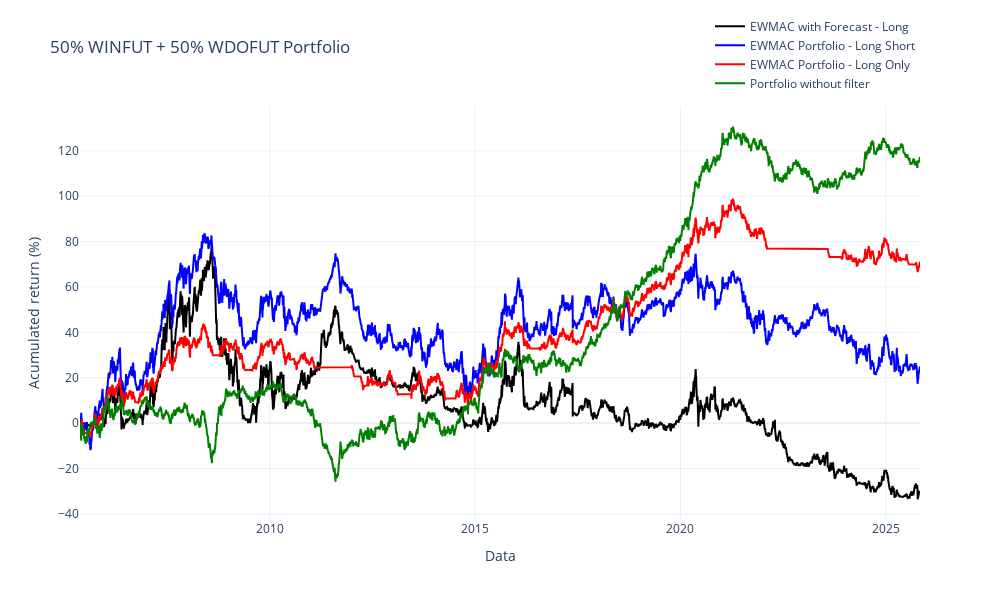

Write notebook code for a chart like this one.
### Code cell
# --- Plot retorno acumulado
fig = go.Figure()


fig.add_trace(
    go.Scatter(
        x=br_port_trend_forecast_return.index,
        y=br_port_trend_forecast_return.cumsum()*100,
        name="EWMAC with Forecast - Long",
        line=dict(color="black"),
    )
)


fig.add_trace(
    go.Scatter(
        x=br_port_filter_return.index,
        y=br_port_filter_return.cumsum()*100,
        name="EWMAC Portfolio - Long Short",
        line=dict(color="blue"),
    )
)

fig.add_trace(
    go.Scatter(
        x=br_port_longonly_return.index,
        y=br_port_longonly_return.cumsum()*100,
        name="EWMAC Portfolio - Long Only",
        line=dict(color="red"),
    )
)

fig.add_trace(
    go.Scatter(
        x=br_port_return.index,
        y=br_port_return.cumsum()*100,
        name="Portfolio without filter",
        line=dict(color="green"),
    )
)

fig.update_layout(
    title="50% WINFUT + 50% WDOFUT Portfolio",
    xaxis_title="Data",
    yaxis_title="Acumulated return (%)",
    template="plotly_white",
    showlegend=True,
    legend=dict(
        yanchor="bottom",
        y=1.02,
        xanchor="right",
        x=1),
    height=600,
    width=1000,
)

fig.show()

# --- Exibir estatísticas
print("Estatísticas de Desempenho")
print("Estatísticas Portfolio EWMAC com filtro de Trend Long Frequência Anual")
print(calculate_stats(br_port_trend_forecast_return,freq=YEAR))
print("================================")
print("Estatísticas Portfolio EWMAC Long and Short na Frequência Anual")
print(calculate_stats(br_port_filter_return, freq=YEAR))
print("================================")
print("Estatísticas Portfolio EWMAC Long Only Frequência Anual")
print(calculate_stats(br_port_longonly_return,freq=YEAR))
print("================================")
print("Estatísticas Portfolio sem EWMAC na Frequência Anual")
print(calculate_stats(br_port_return, freq=YEAR))

### Figure 1 — Plotly figure (JSON) as saved in the notebook; plotly's stock layout.template omitted (floating-point values rounded to 4 significant figures; data arrays with more than 128 entries replaced by an {"elided": "..."} marker saying what was removed)
{"data": [{"line": {"color": "black"}, "name": "EWMAC with Forecast - Long", "type": "scatter", "x": {"elided": "5069 str values"}, "y": {"elided": "5069 float values"}}, {"line": {"color": "blue"}, "name": "EWMAC Portfolio - Long Short", "type": "scatter", "x": {"elided": "5069 str values"}, "y": {"elided": "5069 float values"}}, {"line": {"color": "red"}, "name": "EWMAC Portfolio - Long Only", "type": "scatter", "x": {"elided": "5070 str values"}, "y": {"elided": "5070 float values"}}, {"line": {"color": "green"}, "name": "Portfolio without filter", "type": "scatter", "x": {"elided": "5069 str values"}, "y": {"elided": "5069 float values"}}], "layout": {"height": 600, "legend": {"x": 1, "xanchor": "right", "y": 1.02, "yanchor": "bottom"}, "showlegend": true, "title": {"text": "50% WINFUT + 50% WDOFUT Portfolio"}, "width": 1000, "xaxis": {"title": {"text": "Data"}}, "yaxis": {"title": {"text": "Acumulated return (%)"}}}}
